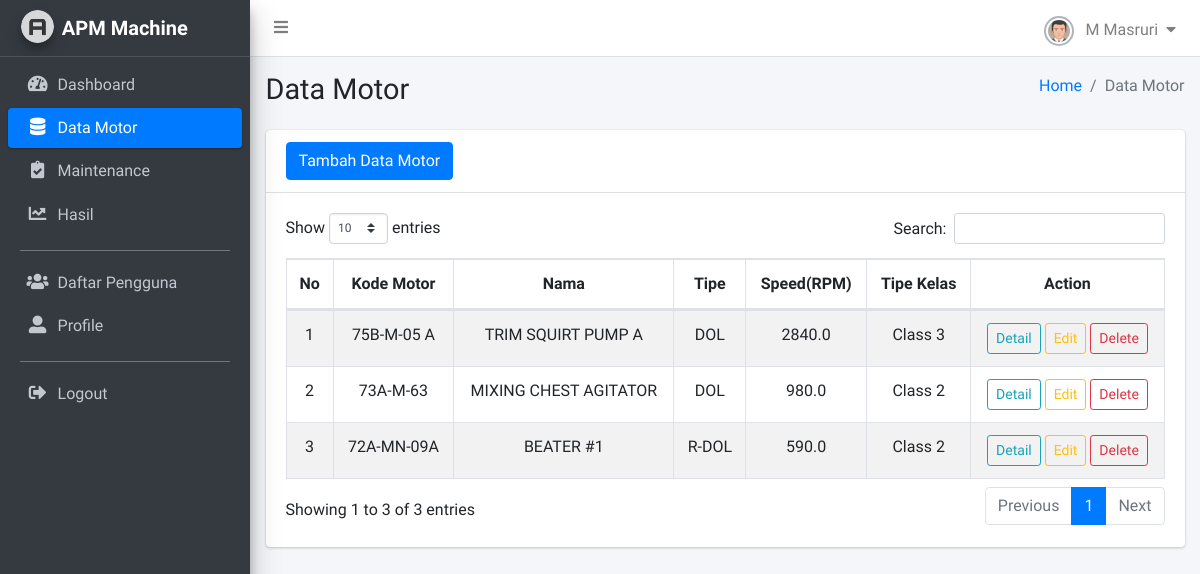
Before: /apm-machine/data_motor/ (signed in) with the older database file.
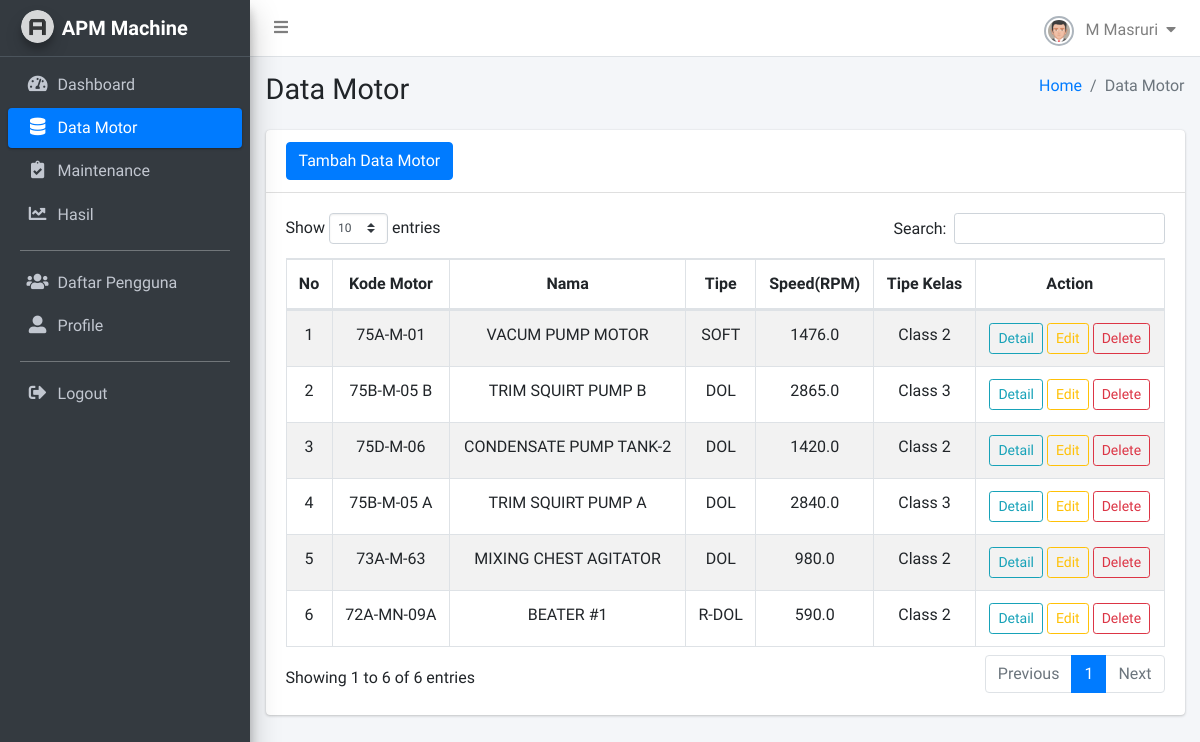
After: the same page with the newer database file.
### monitoring/models.py (models this page shows, shortened)
class Motor(models.Model):
    tag_number = models.CharField(_("Tag No"), max_length=50, unique=True)
    name = models.CharField(_("Motor Name"), max_length=100, null=True, blank=True)
    output = models.FloatField(_("Output"), help_text='Daya dalam KW', null=True, blank=True)
    voltage = models.FloatField(_("Voltage"), help_text='Tegangan dalam Volt', null=True, blank=True)
    starter_type = models.CharField(_("Starter Type"), max_length=50, null=True, blank=True)
    set_ol = models.FloatField(_("SET OL"), null=True, blank=True)
    input = models.FloatField(_("Input"), help_text='Arus dalam Ampere', null=True, blank=True)
    speed = models.FloatField(_("Speed"), help_text='RPM', null=True, blank=True)
    frek = models.FloatField(_("FREK/WEN/CY/HZ"), null=True, blank=True)
    frame = models.CharField(_("Frame"), max_length=50, null=True, blank=True)
    foundation_type = models.CharField(_("Fondation Type"), max_length=50, help_text='Rigid atau Flexible', null=True, blank=True)
    class_type = models.CharField(_("Class Type"), max_length=50, help_text='Kelas 2 atau 3', null=True, blank=True)
    created_at = models.DateTimeField(auto_now_add=True, verbose_name="Dibuat Pada")
    class Meta:
        verbose_name = "Motor"
        verbose_name_plural = "Daftar Motor"

### monitoring/views/motors.py (the view)
# urls.py: path('data_motor/', data_motor, name='data_motor'),
@login_required(login_url='login')
def data_motor(request):
    motors = Motor.objects.all().order_by('-created_at')
    context = {
        'motors': motors
    }
    return render(request, 'tables/data_motor.html', context)

### templates/tables/data_motor.html (shortened to what this page needs)
{% load static %}
<!DOCTYPE html>
<html lang="en">
<head>
    <link rel="stylesheet" href="{% static 'plugins/fontawesome-free/css/all.min.css' %}">
    <link rel='stylesheet' href='https://cdnjs.cloudflare.com/ajax/libs/font-awesome/4.0.3/css/font-awesome.css'>
    <link rel="stylesheet" href="{% static 'plugins/datatables-bs4/css/dataTables.bootstrap4.min.css' %}">
    <link rel="stylesheet" href="{% static 'plugins/datatables-responsive/css/responsive.bootstrap4.min.css' %}">
    <link rel="stylesheet" href="{% static 'plugins/sweetalert2-theme-bootstrap-4/bootstrap-4.min.css' %}">
    <link rel="stylesheet" href="{% static 'plugins/toastr/toastr.min.css' %}">
    <link rel="stylesheet" href="{% static 'dist/css/adminlte.min.css' %}">
</head>
<body class="hold-transition sidebar-mini layout-fixed layout-navbar-fixed">
    <div class="wrapper">
        {% include 'snippets/navbar.html' %}
        {% include 'snippets/sidebar.html' %}
        <div class="content-wrapper">
            <section class="content-header">
            <div class="container-fluid">
                <div class="row mb-2">
                <div class="col-sm-6">
                    <h1>Data Motor</h1>
                </div>
                <div class="col-sm-6">
                    <ol class="breadcrumb float-sm-right">
                    <li class="breadcrumb-item"><a href="#">Home</a></li>
                    <li class="breadcrumb-item active">Data Motor</li>
                    </ol>
                </div>
                </div>
            </div>
            </section>
            <section class="content">
                <div class="container-fluid">
                    <div class="row">
                    <div class="col-12">
                        <div class="card">
                            <div class="card-header">
                                <button type="button" class="btn btn-primary" data-toggle="modal" data-target="#tambahdatamotor">
                                Tambah Data Motor
                                </button>
                            </div>
                        <div class="card-body">
                            <table id="datamotor" class="table table-bordered table-striped text-center">
                            <thead>
                            <tr>
                                <th>No</th>
                                <th>Kode Motor</th>
                                <th>Nama</th>
                                <th>Tipe</th>
                                <th>Speed(RPM)</th>
                                <th>Tipe Kelas</th>
                                <th>Action</th>
                            </tr>
                            </thead>
                            <tbody>
                                {% for m in motors %}
                                <tr>
                                    <td>{{forloop.counter}}</td>
                                    <td>{{m.tag_number}}</td>
                                    <td>{{m.name}}</td>
                                    <td>{{m.starter_type}}</td>
                                    <td>{{m.speed}}</td>
                                    <td>{{m.class_type}}</td>
                                    <td>
                                        <button type="button" class="btn btn-outline-info btn-sm" data-toggle="modal" data-target="#detaildatamotor{{m.id}}"> Detail </button>
                                        <button type="button" class="btn btn-outline-warning btn-sm" data-toggle="modal" data-target="#editdatamotor{{m.id}}" >Edit</button>
                                        <button type="button" class="btn btn-outline-danger btn-sm" data-toggle="modal" data-target="#hapusdatamotor{{m.id}}">Delete</button>
                                    </td>
                                </tr>
                                {% endfor %}
                            </tbody>
                            </table>
                        </div>
                        </div>
                    </div>
                    </div>
                </div>
            </section>
        </div>
    </div>
</body>
</html>

### templates/snippets/navbar.html (shortened to what this page needs)
{% load static %}
<nav class="main-header navbar navbar-expand navbar-white navbar-light">
    <ul class="navbar-nav">
        <li class="nav-item">
            <a class="nav-link" data-widget="pushmenu" href="#" role="button">
                <i class="fas fa-bars"></i>
            </a>
        </li>
    </ul>
    <ul class="navbar-nav ml-auto">
        <li class="nav-item dropdown">
            <a class="nav-link" data-toggle="dropdown" href="#">
                <img class="img-circle img-bordered-sm" src="{% static 'dist/img/user.jpg' %}" alt="User Image" width="30" height="30">
                <span class="ml-2">{{ request.user.first_name }} {{ request.user.last_name }}</span>
                <i class="fas fa-caret-down ml-1"></i>
            </a>
        </li>
    </ul>
</nav>

### templates/snippets/sidebar.html
{% load static %}
<aside class="main-sidebar sidebar-dark-primary elevation-4">
    <a href="#" class="brand-link">
    <img src="{% static 'dist/img/AdminLTELogo.png' %}" alt="AdminLTE Logo" class="brand-image img-circle elevation-3" style="opacity: .8">
    <span class="brand-text font-weight-bold">APM Machine</span>
    </a>
    <div class="sidebar">
    <nav class="mt-2">
        <ul class="nav nav-pills nav-sidebar flex-column" data-widget="treeview" role="menu" data-accordion="false">
        <li class="nav-item">
            <a href="{% url "dashboard" %}" class="nav-link {% if request.resolver_match.url_name == "dashboard" %} active {% endif %}">
            <i class="nav-icon fas fa-tachometer-alt"></i>
            <p>
                Dashboard
            </p>
            </a>
        </li>
        <li class="nav-item">
            <a href="{% url 'data_motor' %}" class="nav-link {% if request.resolver_match.url_name == "data_motor" %} active {% endif %}">
            <i class="nav-icon fas fa-database"></i>
            <p>
                Data Motor
            </p>
            </a>
        </li>
        <li class="nav-item">
            <a href="{% url 'data_maintenance' %}" class="nav-link {% if request.resolver_match.url_name == "data_maintenance" %} active {% endif %}">
            <i class="nav-icon fas fa-clipboard-check"></i>
            <p>
                Maintenance
            </p>
            </a>
        </li>
        <li class="nav-item">
            <a href="{% url 'data_results' %}" class="nav-link {% if request.resolver_match.url_name == "data_results" %} active {% endif %}">
            <i class="nav-icon fas fa-chart-line"></i>
            <p>
                Hasil
            </p>
            </a>
        </li>
        <li class="nav-header">
            <hr class="my-1" style="border-top: 1px solid rgba(255,255,255,0.3);">
        </li>
        {% if user.is_superuser %}
        <li class="nav-item">
            <a href="{% url 'list_pengguna' %}" class="nav-link {% if request.resolver_match.url_name == "list_pengguna" %} active {% endif %}">
            <i class="nav-icon fas fa-users"></i>
            <p>
                Daftar Pengguna
            </p>
            </a>
        </li>
        {% endif %}
        <li class="nav-item">
            <a href="{% url 'profile' user.id %}" class="nav-link {% if request.resolver_match.url_name == "profile" %} active {% endif %}">
            <i class="nav-icon fas fa-user-alt"></i>
            <p>
                Profile
            </p>
            </a>
        </li>
        <li class="nav-header">
            <hr class="my-1" style="border-top: 1px solid rgba(255,255,255,0.3);">
        </li>
        <li class="nav-item">
            <a href="{% url "logout" %}" class="nav-link">
            <i class="nav-icon fas fa-sign-out-alt"></i>
            <p>
                Logout
            </p>
            </a>
        </li>
        </ul>
    </nav>
    </div>
</aside>

Changed rows visible on the page:
added Motor: tag_number "75A-M-01", name "VACUM PUMP MOTOR", starter_type "SOFT", speed "1476.0", class_type "Class 2"
added Motor: tag_number "75B-M-05 B", name "TRIM SQUIRT PUMP B", starter_type "DOL", speed "2865.0", class_type "Class 3"
added Motor: tag_number "75D-M-06", name "CONDENSATE PUMP TANK-2", starter_type "DOL", speed "1420.0", class_type "Class 2"
Other visible differences:
text written by a page script: "Show entries Search: Showing 1 to 3 of 3 entries Previous 1 Next" → "Show entries Search: Showing 1 to 6 of 6 entries Previous 1 Next"
